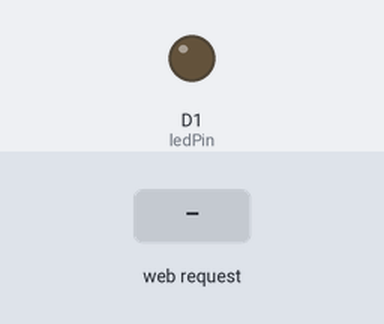
The sketch below on a simulated ESP8266 (NodeMCU). Shown: output pins drawn as LEDs (lit = HIGH). The inputs (shaded band) are chosen by the test bench. WiFi joins after 1.5 s; servers stay silent unless stated; what the sketch prints to the serial monitor is not drawn.

Above: at 3.2 s.
3.3 s: HTTP request GET /led?command=on received
At 4.5 s:
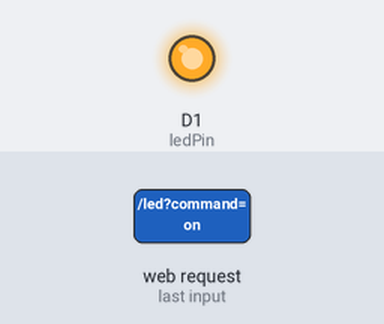
4.8 s: HTTP request GET /led?command=off received
At 5.6 s:
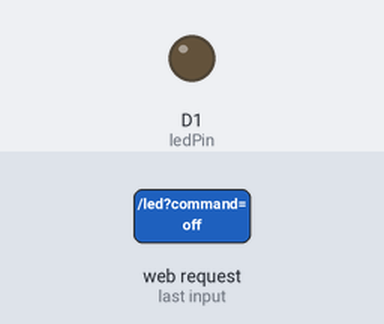
Timing chart, 0 to 7.8 s (numbered marks = the images above; inputs shaded):
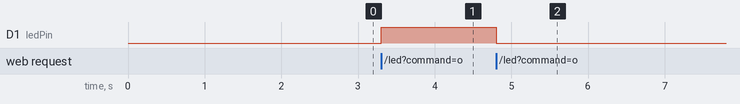

The sketch:

HTTP_LED.ino
```cpp
#include <ESP8266WiFi.h>
#include <ESP8266WebServer.h>

const char* ssid = "Wifi Name";
const char* password = "Wifi Password";

const int ledPin = D1;  // Define the pin connected to the LED

ESP8266WebServer server(80);

void setup() {
  pinMode(ledPin, OUTPUT);
  digitalWrite(ledPin, LOW);

  Serial.begin(115200);

  WiFi.begin(ssid, password);

  while (WiFi.status() != WL_CONNECTED) {
    delay(1000);
    Serial.println("Connecting to WiFi...");
  }

  Serial.println("WiFi connected");
  Serial.print("IP address: ");
  Serial.println(WiFi.localIP());

  server.on("/led", HTTP_GET, handleLED);
  server.on("/led/status", HTTP_GET, handleLEDStatus);
  server.begin();
}

void loop() {
  server.handleClient();
}

void handleLED() {
  if (server.hasArg("command")) {
    String command = server.arg("command");
    if (command.equals("on")) {
      digitalWrite(ledPin, HIGH); // Turn the LED ON
      server.send(200, "text/plain", "LED turned on");
    } else if (command.equals("off")) {
      digitalWrite(ledPin, LOW); // Turn the LED OFF
      server.send(200, "text/plain", "LED turned off");
    } else {
      server.send(400, "text/plain", "Invalid command");
    }
  } else {
    server.send(400, "text/plain", "No command provided");
  }
}

void handleLEDStatus() {
  if (digitalRead(ledPin) == HIGH) {
    server.send(200, "text/plain", "on");
  } else {
    server.send(200, "text/plain", "off");
  }
}
```

Measured:
- after the input at 3.3 s, D1 (ledPin): LOW → HIGH at once
- after the input at 4.8 s, D1 (ledPin): HIGH → LOW at once
